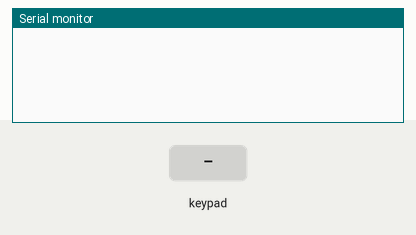
Recording of a program running on a simulated ESP32. Parts: the last lines printed to the serial monitor. Wiring (inferred from the names in the program): 4×4 keypad with keys 1 2 3 A 4 5 6 B 7 8 9 C * 0 # D: rows GPIO 13, GPIO 12, GPIO 14, GPIO 27; columns GPIO 33, GPIO 32, GPIO 26, GPIO 25. The inputs (shaded band) are chosen by the test bench.

Above: at 1.2 s.
1.3 s: key '1' pressed
At 2.6 s:
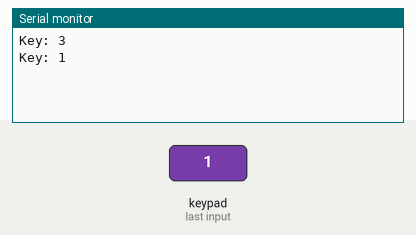
2.9 s: keypad keys 1 3 1 2 1 4 2 7 pressed 0.4 s apart
At 6.5 s:
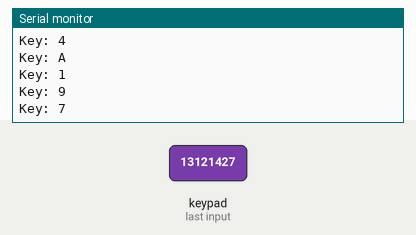
7.6 s: key '5' pressed
At 8.8 s:
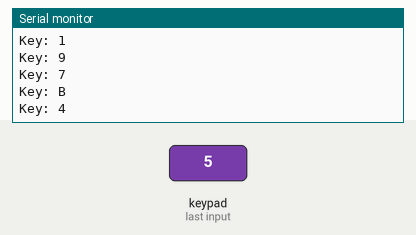
9.1 s: keypad keys 1 3 1 2 1 4 2 7 # pressed 0.4 s apart
At 13.0 s:
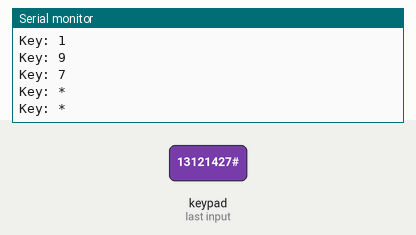
14.2 s: key '8' pressed
At 15.4 s:
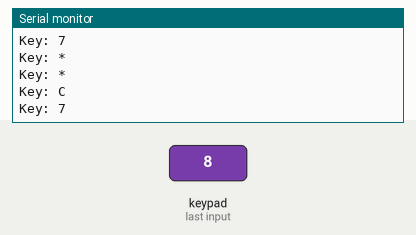
15.7 s: keypad keys 1 3 1 2 1 4 2 7 * pressed 0.4 s apart
At 19.6 s:
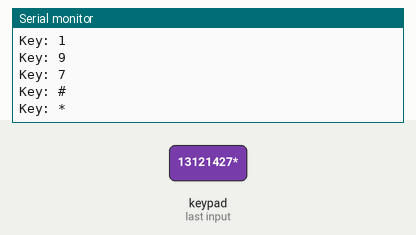
Timing chart, 0 to 21.1 s (numbered marks = the images above; inputs shaded):
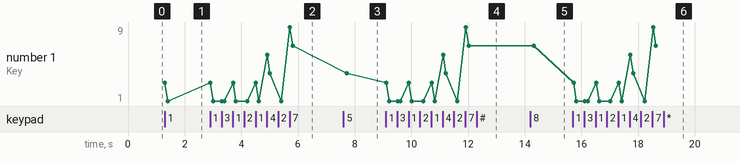

Measured:
- after the input at 1.3 s, the serial monitor: prints a new line at once (image 1)
- after the input at 2.9 s, the serial monitor: prints a new line after 1.2 s (image 2)
- after the input at 7.6 s, the serial monitor: prints a new line at once (image 3)
- after the input at 9.1 s, the serial monitor: prints a new line at once (image 4)
- after the input at 14.2 s, the serial monitor: prints a new line at once (image 5)
- after the input at 15.7 s, the serial monitor: prints a new line at once (image 6)
- plotted number 1: 1 → 7 after the input at 2.9 s, 4 → 7 after the input at 9.1 s

The program:

main.cpp
```cpp
#include <Arduino.h>
char key;
int row_pins[4] = {13, 12, 14, 27}; // 定义行引脚
int col_pins[4] = {26, 25, 33, 32}; // 定义列引脚

void setup()
{
  Serial.begin(9600); // 初始化串口通信
  for (int i = 0; i < 4; i++)
  {
    pinMode(row_pins[i], INPUT_PULLUP); // 设置行引脚为输入模式
    pinMode(col_pins[i], OUTPUT); // 设置列引脚为输出模式
    digitalWrite(col_pins[i], HIGH); // 初始时将列引脚拉高
  }
}

char readKey()
{
  char key[4][4] =
  {
    {'1','2','3','A'},
    {'4','5','6','B'},
    {'7','8','9','C'},
    {'*','0','#','D'}
  };
for(int j=0;j<4;j++)
{
  digitalWrite(col_pins[j], LOW); // 将列引脚拉低
  for(int i=0;i<4;i++)
  {
    if(digitalRead(row_pins[i])==LOW)
    {
      return key[i][j]; // 返回按键值
      digitalWrite(col_pins[j], HIGH); // 将列引脚拉高
    }
  }
  digitalWrite(col_pins[j], HIGH); // 将列引脚拉高
}
  return NULL;

}


void loop()
{
  key = readKey(); // 读取按键
  if(key)
  {
    Serial.print("Key: ");
    Serial.println(key); // 输出按键值
  }
  delay(100); // 延时100毫秒
}
```
